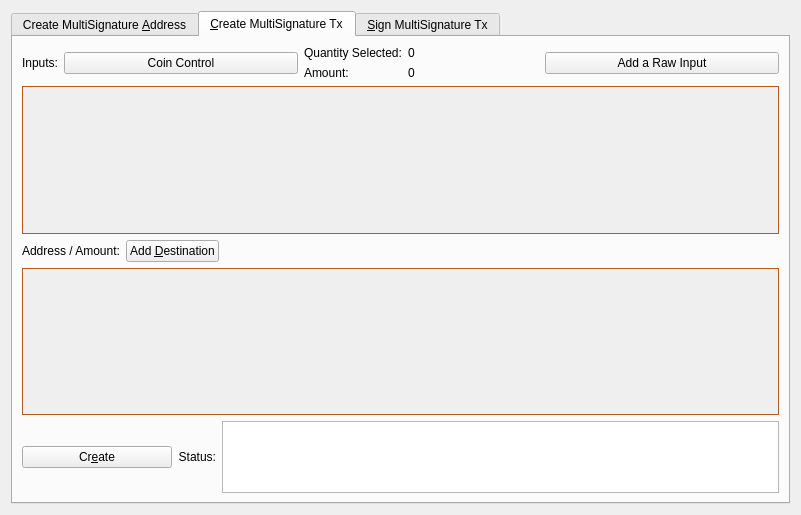
<?xml version="1.0" encoding="UTF-8"?>
<ui version="4.0">
 <class>MultisigDialog</class>
 <widget class="QDialog" name="MultisigDialog">
  <property name="geometry">
   <rect>
    <x>0</x>
    <y>0</y>
    <width>801</width>
    <height>515</height>
   </rect>
  </property>
  <property name="sizePolicy">
   <sizepolicy hsizetype="Fixed" vsizetype="Fixed">
    <horstretch>0</horstretch>
    <verstretch>0</verstretch>
   </sizepolicy>
  </property>
  <property name="windowTitle">
   <string>Multisignature Address Interactions</string>
  </property>
  <layout class="QVBoxLayout" name="verticalLayout_8">
   <item>
    <widget class="QTabWidget" name="multisigTabWidget">
     <property name="styleSheet">
      <string notr="true">QScrollArea{border: 1px solid #b55a22;}</string>
     </property>
     <property name="currentIndex">
      <number>1</number>
     </property>
     <widget class="QWidget" name="addMultisigTab">
      <property name="sizePolicy">
       <sizepolicy hsizetype="Minimum" vsizetype="Minimum">
        <horstretch>0</horstretch>
        <verstretch>0</verstretch>
       </sizepolicy>
      </property>
      <attribute name="title">
       <string>Create MultiSignature &amp;Address</string>
      </attribute>
      <layout class="QVBoxLayout" name="verticalLayout">
       <item>
        <layout class="QHBoxLayout" name="enterMLayout">
         <item>
          <widget class="QSpinBox" name="enterMSpinbox">
           <property name="sizePolicy">
            <sizepolicy hsizetype="Fixed" vsizetype="Fixed">
             <horstretch>0</horstretch>
             <verstretch>0</verstretch>
            </sizepolicy>
           </property>
           <property name="toolTip">
            <string>How many people must sign to verify a transaction</string>
           </property>
           <property name="minimum">
            <number>1</number>
           </property>
           <property name="maximum">
            <number>15</number>
           </property>
           <property name="value">
            <number>1</number>
           </property>
          </widget>
         </item>
         <item>
          <widget class="QLabel" name="enterMLabel">
           <property name="text">
            <string>Enter the minimum number of signatures required to sign transactions</string>
           </property>
          </widget>
         </item>
        </layout>
       </item>
       <item>
        <layout class="QHBoxLayout" name="addressLabelLayout">
         <item>
          <widget class="QLabel" name="addressLableLabel">
           <property name="text">
            <string>Address Label:</string>
           </property>
          </widget>
         </item>
         <item>
          <widget class="QLineEdit" name="multisigAddressLabel"/>
         </item>
        </layout>
       </item>
       <item>
        <layout class="QHBoxLayout" name="addAddressLayout">
         <item>
          <widget class="QPushButton" name="addAddressButton">
           <property name="toolTip">
            <string>Add another address that could sign to verify a transaction from the multisig address.</string>
           </property>
           <property name="text">
            <string>&amp;Add Address / Key</string>
           </property>
           <property name="icon">
            <iconset resource="../eblockcoin.qrc">
             <normaloff>:/icons/add</normaloff>:/icons/add</iconset>
           </property>
           <property name="autoDefault">
            <bool>false</bool>
           </property>
          </widget>
         </item>
         <item>
          <widget class="QLabel" name="addAddressLabel">
           <property name="sizePolicy">
            <sizepolicy hsizetype="Preferred" vsizetype="Fixed">
             <horstretch>0</horstretch>
             <verstretch>0</verstretch>
            </sizepolicy>
           </property>
           <property name="text">
            <string>Local addresses or public keys that can sign:</string>
           </property>
          </widget>
         </item>
         <item>
          <spacer name="addAddressSpacer_2">
           <property name="orientation">
            <enum>Qt::Horizontal</enum>
           </property>
           <property name="sizeHint" stdset="0">
            <size>
             <width>40</width>
             <height>10</height>
            </size>
           </property>
          </spacer>
         </item>
        </layout>
       </item>
       <item>
        <widget class="QScrollArea" name="addAddressScrollArea">
         <property name="sizePolicy">
          <sizepolicy hsizetype="Preferred" vsizetype="Expanding">
           <horstretch>0</horstretch>
           <verstretch>0</verstretch>
          </sizepolicy>
         </property>
         <property name="widgetResizable">
          <bool>true</bool>
         </property>
         <widget class="QWidget" name="addAddressWidget">
          <property name="geometry">
           <rect>
            <x>0</x>
            <y>0</y>
            <width>759</width>
            <height>166</height>
           </rect>
          </property>
          <layout class="QVBoxLayout" name="verticalLayout_5">
           <item>
            <layout class="QVBoxLayout" name="addressList"/>
           </item>
           <item>
            <spacer name="verticalSpacer">
             <property name="orientation">
              <enum>Qt::Vertical</enum>
             </property>
             <property name="sizeHint" stdset="0">
              <size>
               <width>20</width>
               <height>40</height>
              </size>
             </property>
            </spacer>
           </item>
          </layout>
         </widget>
        </widget>
       </item>
       <item>
        <layout class="QHBoxLayout" name="addMultisigLayout">
         <item>
          <widget class="QPushButton" name="addMultisigButton">
           <property name="sizePolicy">
            <sizepolicy hsizetype="Preferred" vsizetype="Fixed">
             <horstretch>0</horstretch>
             <verstretch>0</verstretch>
            </sizepolicy>
           </property>
           <property name="toolTip">
            <string>Create a new multisig address</string>
           </property>
           <property name="toolTipDuration">
            <number>-3</number>
           </property>
           <property name="text">
            <string>C&amp;reate</string>
           </property>
           <property name="icon">
            <iconset resource="../eblockcoin.qrc">
             <normaloff>:/icons/filesave</normaloff>:/icons/filesave</iconset>
           </property>
           <property name="autoDefault">
            <bool>false</bool>
           </property>
          </widget>
         </item>
         <item>
          <widget class="QLabel" name="label">
           <property name="text">
            <string>Status:</string>
           </property>
          </widget>
         </item>
         <item>
          <widget class="QTextEdit" name="addMultisigStatus">
           <property name="sizePolicy">
            <sizepolicy hsizetype="Expanding" vsizetype="Fixed">
             <horstretch>0</horstretch>
             <verstretch>0</verstretch>
            </sizepolicy>
           </property>
           <property name="maximumSize">
            <size>
             <width>16777215</width>
             <height>75</height>
            </size>
           </property>
           <property name="readOnly">
            <bool>true</bool>
           </property>
           <property name="textInteractionFlags">
            <set>Qt::TextSelectableByKeyboard|Qt::TextSelectableByMouse</set>
           </property>
          </widget>
         </item>
        </layout>
       </item>
       <item>
        <widget class="QLabel" name="label_2">
         <property name="sizePolicy">
          <sizepolicy hsizetype="Preferred" vsizetype="Preferred">
           <horstretch>0</horstretch>
           <verstretch>0</verstretch>
          </sizepolicy>
         </property>
         <property name="text">
          <string>Use below to quickly import an address by its redeem. Don't forget to add a label before clicking import!
Keep in mind, the wallet will rescan the blockchain to find transactions containing the new address.
Please be patient after clicking import.</string>
         </property>
         <property name="scaledContents">
          <bool>false</bool>
         </property>
         <property name="wordWrap">
          <bool>true</bool>
         </property>
        </widget>
       </item>
       <item>
        <layout class="QHBoxLayout" name="importLayout">
         <item>
          <widget class="QPushButton" name="importAddressButton">
           <property name="sizePolicy">
            <sizepolicy hsizetype="Fixed" vsizetype="Fixed">
             <horstretch>0</horstretch>
             <verstretch>0</verstretch>
            </sizepolicy>
           </property>
           <property name="text">
            <string>&amp;Import Redeem</string>
           </property>
           <property name="icon">
            <iconset resource="../eblockcoin.qrc">
             <normaloff>:/icons/receiving_addresses</normaloff>:/icons/receiving_addresses</iconset>
           </property>
          </widget>
         </item>
         <item>
          <widget class="QLineEdit" name="importRedeem">
           <property name="sizePolicy">
            <sizepolicy hsizetype="Preferred" vsizetype="Fixed">
             <horstretch>0</horstretch>
             <verstretch>0</verstretch>
            </sizepolicy>
           </property>
          </widget>
         </item>
        </layout>
       </item>
      </layout>
     </widget>
     <widget class="QWidget" name="createTransactionTab">
      <attribute name="title">
       <string>&amp;Create MultiSignature Tx</string>
      </attribute>
      <layout class="QVBoxLayout" name="verticalLayout_3">
       <item>
        <layout class="QHBoxLayout" name="horizontalLayout_2">
         <item>
          <layout class="QVBoxLayout" name="createTxLayout">
           <item>
            <layout class="QHBoxLayout" name="addTxInputLayout">
             <item>
              <widget class="QLabel" name="addTxInputLabel">
               <property name="sizePolicy">
                <sizepolicy hsizetype="Fixed" vsizetype="Preferred">
                 <horstretch>0</horstretch>
                 <verstretch>0</verstretch>
                </sizepolicy>
               </property>
               <property name="text">
                <string>Inputs:</string>
               </property>
              </widget>
             </item>
             <item>
              <widget class="QPushButton" name="pushButtonCoinControl">
               <property name="sizePolicy">
                <sizepolicy hsizetype="Preferred" vsizetype="Fixed">
                 <horstretch>0</horstretch>
                 <verstretch>0</verstretch>
                </sizepolicy>
               </property>
               <property name="text">
                <string>Coin Control</string>
               </property>
              </widget>
             </item>
             <item>
              <layout class="QFormLayout" name="formLayout_2">
               <property name="rightMargin">
                <number>10</number>
               </property>
               <item row="0" column="0">
                <widget class="QLabel" name="labelQuantity">
                 <property name="text">
                  <string>Quantity Selected:</string>
                 </property>
                </widget>
               </item>
               <item row="0" column="1">
                <widget class="QLabel" name="labelQuantity_int">
                 <property name="text">
                  <string>0</string>
                 </property>
                </widget>
               </item>
               <item row="1" column="0">
                <widget class="QLabel" name="labelAmount">
                 <property name="text">
                  <string>Amount:</string>
                 </property>
                </widget>
               </item>
               <item row="1" column="1">
                <widget class="QLabel" name="labelAmount_int">
                 <property name="text">
                  <string>0</string>
                 </property>
                </widget>
               </item>
              </layout>
             </item>
             <item>
              <widget class="QPushButton" name="addInputButton">
               <property name="sizePolicy">
                <sizepolicy hsizetype="Preferred" vsizetype="Fixed">
                 <horstretch>0</horstretch>
                 <verstretch>0</verstretch>
                </sizepolicy>
               </property>
               <property name="toolTip">
                <string>Add an input to fund the outputs</string>
               </property>
               <property name="text">
                <string>Add a Raw Input</string>
               </property>
               <property name="icon">
                <iconset resource="../eblockcoin.qrc">
                 <normaloff>:/css/default</normaloff>:/css/default</iconset>
               </property>
              </widget>
             </item>
            </layout>
           </item>
           <item>
            <widget class="QScrollArea" name="txInputsScrollArea">
             <property name="sizePolicy">
              <sizepolicy hsizetype="Preferred" vsizetype="Expanding">
               <horstretch>0</horstretch>
               <verstretch>0</verstretch>
              </sizepolicy>
             </property>
             <property name="widgetResizable">
              <bool>true</bool>
             </property>
             <widget class="QWidget" name="txInputsWidget">
              <property name="geometry">
               <rect>
                <x>0</x>
                <y>0</y>
                <width>747</width>
                <height>131</height>
               </rect>
              </property>
              <layout class="QVBoxLayout" name="verticalLayout_7">
               <item>
                <layout class="QVBoxLayout" name="inputsList"/>
               </item>
               <item>
                <spacer name="txInputsSpacer">
                 <property name="orientation">
                  <enum>Qt::Vertical</enum>
                 </property>
                 <property name="sizeHint" stdset="0">
                  <size>
                   <width>20</width>
                   <height>80</height>
                  </size>
                 </property>
                </spacer>
               </item>
              </layout>
             </widget>
            </widget>
           </item>
           <item>
            <layout class="QHBoxLayout" name="addDestinationLayout">
             <item>
              <widget class="QLabel" name="addDestinationLabel">
               <property name="text">
                <string>Address / Amount:</string>
               </property>
              </widget>
             </item>
             <item>
              <widget class="QPushButton" name="addDestinationButton">
               <property name="sizePolicy">
                <sizepolicy hsizetype="Fixed" vsizetype="Fixed">
                 <horstretch>0</horstretch>
                 <verstretch>0</verstretch>
                </sizepolicy>
               </property>
               <property name="toolTip">
                <string>Add destinations to send EBCR to</string>
               </property>
               <property name="text">
                <string>Add &amp;Destination</string>
               </property>
               <property name="icon">
                <iconset resource="../eblockcoin.qrc">
                 <normaloff>:/icons/add</normaloff>:/icons/add</iconset>
               </property>
              </widget>
             </item>
             <item>
              <spacer name="addDestinationHorizontalSpacer">
               <property name="orientation">
                <enum>Qt::Horizontal</enum>
               </property>
               <property name="sizeHint" stdset="0">
                <size>
                 <width>40</width>
                 <height>20</height>
                </size>
               </property>
              </spacer>
             </item>
            </layout>
           </item>
           <item>
            <widget class="QScrollArea" name="destionationsScrollArea">
             <property name="sizePolicy">
              <sizepolicy hsizetype="Expanding" vsizetype="Expanding">
               <horstretch>0</horstretch>
               <verstretch>0</verstretch>
              </sizepolicy>
             </property>
             <property name="widgetResizable">
              <bool>true</bool>
             </property>
             <widget class="QWidget" name="destinationsScrollAreaContents">
              <property name="geometry">
               <rect>
                <x>0</x>
                <y>0</y>
                <width>747</width>
                <height>130</height>
               </rect>
              </property>
              <layout class="QVBoxLayout" name="verticalLayout_11">
               <item>
                <layout class="QVBoxLayout" name="destinationsList"/>
               </item>
               <item>
                <spacer name="destinationsSpacer">
                 <property name="orientation">
                  <enum>Qt::Vertical</enum>
                 </property>
                 <property name="sizeHint" stdset="0">
                  <size>
                   <width>20</width>
                   <height>20</height>
                  </size>
                 </property>
                </spacer>
               </item>
              </layout>
             </widget>
            </widget>
           </item>
           <item>
            <layout class="QHBoxLayout" name="horizontalLayout_4">
             <item>
              <widget class="QPushButton" name="createButton">
               <property name="sizePolicy">
                <sizepolicy hsizetype="Fixed" vsizetype="Fixed">
                 <horstretch>0</horstretch>
                 <verstretch>0</verstretch>
                </sizepolicy>
               </property>
               <property name="minimumSize">
                <size>
                 <width>150</width>
                 <height>0</height>
                </size>
               </property>
               <property name="toolTip">
                <string>Create a transaction object using the given inputs to the given outputs</string>
               </property>
               <property name="text">
                <string>Cr&amp;eate</string>
               </property>
               <property name="icon">
                <iconset resource="../eblockcoin.qrc">
                 <normaloff>:/icons/export</normaloff>:/icons/export</iconset>
               </property>
               <property name="autoDefault">
                <bool>false</bool>
               </property>
               <property name="default">
                <bool>true</bool>
               </property>
              </widget>
             </item>
             <item>
              <widget class="QLabel" name="createButtonLabel">
               <property name="sizePolicy">
                <sizepolicy hsizetype="Fixed" vsizetype="Preferred">
                 <horstretch>0</horstretch>
                 <verstretch>0</verstretch>
                </sizepolicy>
               </property>
               <property name="text">
                <string>Status:</string>
               </property>
               <property name="alignment">
                <set>Qt::AlignRight|Qt::AlignTrailing|Qt::AlignVCenter</set>
               </property>
              </widget>
             </item>
             <item>
              <widget class="QTextEdit" name="createButtonStatus">
               <property name="sizePolicy">
                <sizepolicy hsizetype="Expanding" vsizetype="Minimum">
                 <horstretch>0</horstretch>
                 <verstretch>0</verstretch>
                </sizepolicy>
               </property>
               <property name="maximumSize">
                <size>
                 <width>16777215</width>
                 <height>16777215</height>
                </size>
               </property>
               <property name="sizeAdjustPolicy">
                <enum>QAbstractScrollArea::AdjustToContents</enum>
               </property>
               <property name="readOnly">
                <bool>true</bool>
               </property>
              </widget>
             </item>
            </layout>
           </item>
          </layout>
         </item>
         <item>
          <layout class="QHBoxLayout" name="horizontalLayout_3"/>
         </item>
        </layout>
       </item>
      </layout>
     </widget>
     <widget class="QWidget" name="signMultisigTransaction">
      <property name="styleSheet">
       <string notr="true">txScrollArea:{
	border: 1px solid #b55a22;
}
keyScrollArea:{
	border: 1px solid #b55a22;
}
txScrollArea:{
	border: 1px solid #b55a22;
}</string>
      </property>
      <attribute name="title">
       <string>&amp;Sign MultiSignature Tx</string>
      </attribute>
      <layout class="QVBoxLayout" name="verticalLayout_4">
       <item>
        <layout class="QHBoxLayout" name="transactionHexLayout">
         <item>
          <widget class="QLabel" name="transactionHexLabel">
           <property name="text">
            <string>Transaction Hex:</string>
           </property>
          </widget>
         </item>
         <item>
          <widget class="QLineEdit" name="transactionHex">
           <property name="toolTip">
            <string/>
           </property>
          </widget>
         </item>
        </layout>
       </item>
       <item>
        <layout class="QHBoxLayout" name="horizontalLayout">
         <item>
          <layout class="QVBoxLayout" name="verticalLayout_2">
           <item>
            <layout class="QHBoxLayout" name="horizontalLayout_7">
             <item>
              <widget class="QPushButton" name="signButton">
               <property name="sizePolicy">
                <sizepolicy hsizetype="Preferred" vsizetype="Fixed">
                 <horstretch>0</horstretch>
                 <verstretch>0</verstretch>
                </sizepolicy>
               </property>
               <property name="minimumSize">
                <size>
                 <width>150</width>
                 <height>0</height>
                </size>
               </property>
               <property name="toolTip">
                <string>Sign the transaction from this wallet or from provided private keys</string>
               </property>
               <property name="text">
                <string>S&amp;ign</string>
               </property>
               <property name="icon">
                <iconset resource="../eblockcoin.qrc">
                 <normaloff>:/icons/edit</normaloff>:/icons/edit</iconset>
               </property>
               <property name="autoDefault">
                <bool>false</bool>
               </property>
               <property name="default">
                <bool>true</bool>
               </property>
              </widget>
             </item>
             <item>
              <widget class="QPushButton" name="commitButton">
               <property name="enabled">
                <bool>false</bool>
               </property>
               <property name="sizePolicy">
                <sizepolicy hsizetype="Preferred" vsizetype="Fixed">
                 <horstretch>0</horstretch>
                 <verstretch>0</verstretch>
                </sizepolicy>
               </property>
               <property name="toolTip">
                <string>&lt;html&gt;&lt;head/&gt;&lt;body&gt;&lt;p&gt;DISABLED until transaction has been signed enough times.&lt;/p&gt;&lt;/body&gt;&lt;/html&gt;</string>
               </property>
               <property name="autoFillBackground">
                <bool>false</bool>
               </property>
               <property name="text">
                <string>Co&amp;mmit</string>
               </property>
               <property name="icon">
                <iconset resource="../eblockcoin.qrc">
                 <normaloff>:/icons/send</normaloff>:/icons/send</iconset>
               </property>
               <property name="autoDefault">
                <bool>true</bool>
               </property>
              </widget>
             </item>
             <item>
              <layout class="QHBoxLayout" name="addPrivKeyLayout">
               <item>
                <widget class="QPushButton" name="addPrivKeyButton">
                 <property name="sizePolicy">
                  <sizepolicy hsizetype="Fixed" vsizetype="Fixed">
                   <horstretch>0</horstretch>
                   <verstretch>0</verstretch>
                  </sizepolicy>
                 </property>
                 <property name="toolTip">
                  <string>Add private keys to sign the transaction with</string>
                 </property>
                 <property name="text">
                  <string>Add Private &amp;Key</string>
                 </property>
                 <property name="icon">
                  <iconset resource="../eblockcoin.qrc">
                   <normaloff>:/icons/add</normaloff>:/icons/add</iconset>
                 </property>
                </widget>
               </item>
               <item>
                <widget class="QLabel" name="addPrivKeyLabel">
                 <property name="text">
                  <string>Sign with only private keys (Not Recommened)</string>
                 </property>
                </widget>
               </item>
              </layout>
             </item>
            </layout>
           </item>
           <item>
            <layout class="QHBoxLayout" name="horizontalLayout_5">
             <item>
              <widget class="QLabel" name="signButtonStatusLabel">
               <property name="text">
                <string>Status:</string>
               </property>
              </widget>
             </item>
             <item>
              <widget class="QTextEdit" name="signButtonStatus">
               <property name="sizePolicy">
                <sizepolicy hsizetype="Expanding" vsizetype="Preferred">
                 <horstretch>0</horstretch>
                 <verstretch>0</verstretch>
                </sizepolicy>
               </property>
               <property name="maximumSize">
                <size>
                 <width>16777215</width>
                 <height>16777215</height>
                </size>
               </property>
               <property name="verticalScrollBarPolicy">
                <enum>Qt::ScrollBarAsNeeded</enum>
               </property>
               <property name="readOnly">
                <bool>true</bool>
               </property>
               <property name="textInteractionFlags">
                <set>Qt::TextSelectableByKeyboard|Qt::TextSelectableByMouse</set>
               </property>
              </widget>
             </item>
            </layout>
           </item>
           <item>
            <widget class="QScrollArea" name="keyScrollArea">
             <property name="sizePolicy">
              <sizepolicy hsizetype="Expanding" vsizetype="Expanding">
               <horstretch>0</horstretch>
               <verstretch>0</verstretch>
              </sizepolicy>
             </property>
             <property name="sizeAdjustPolicy">
              <enum>QAbstractScrollArea::AdjustToContents</enum>
             </property>
             <property name="widgetResizable">
              <bool>true</bool>
             </property>
             <widget class="QWidget" name="keyScrollAreaContents">
              <property name="geometry">
               <rect>
                <x>0</x>
                <y>0</y>
                <width>755</width>
                <height>168</height>
               </rect>
              </property>
              <layout class="QVBoxLayout" name="verticalLayout_9">
               <item>
                <layout class="QVBoxLayout" name="keyList"/>
               </item>
               <item>
                <spacer name="keySpacer">
                 <property name="orientation">
                  <enum>Qt::Vertical</enum>
                 </property>
                 <property name="sizeHint" stdset="0">
                  <size>
                   <width>20</width>
                   <height>20</height>
                  </size>
                 </property>
                </spacer>
               </item>
              </layout>
             </widget>
            </widget>
           </item>
          </layout>
         </item>
        </layout>
       </item>
      </layout>
     </widget>
    </widget>
   </item>
  </layout>
 </widget>
 <resources>
  <include location="../eblockcoin.qrc"/>
 </resources>
 <connections/>
</ui>
